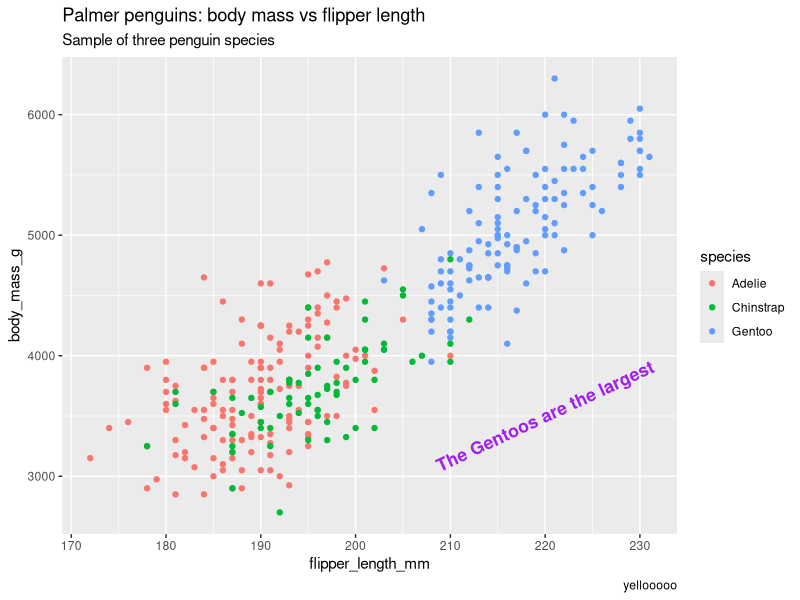
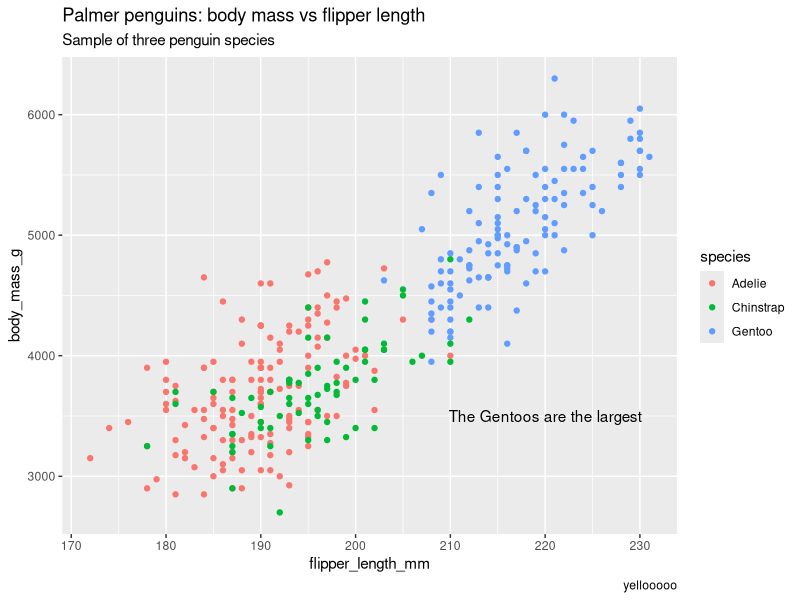

Reproduce these figures in R, in order.
#Annotations are a useful way to add notes to your plot. They help you explain the plot’s purpose, highlight important data points, or comment on any data trends or findings the plot illustrates.

library('ggplot2')
library('palmerpenguins')

#Titles, subtitles, captions
#Titles, subtitles, and captions are labels that we put outside of the grid of our plot to indicate important information.
ggplot(data=penguins)+
  geom_point(mapping=aes(x=flipper_length_mm, y=body_mass_g,color=species))+
  labs(title = "Palmer penguins: body mass vs flipper length", subtitle = 'Sample of three penguin species', caption ='yellooooo')+
  annotate('text', x=220, y=3500, label='The Gentoos are the largest', color='purple',fontface='bold', size=4.5, angle=25)

#If we want to put text inside the grid to call out specific data points, we can use the annotate function. We can customize our annotation even more.
#we can change the color of our text,  We can also change the font style and size of our text. Use font face and size to write the code.We can even change the angle of our text.

#Our code is long,  If you want to use less code, you can store your plot as a variable in R.

p <- ggplot(data=penguins)+
  geom_point(mapping=aes(x=flipper_length_mm, y=body_mass_g,color=species))+
  labs(title = "Palmer penguins: body mass vs flipper length", subtitle = 'Sample of three penguin species', caption ='yellooooo')

#instead of writing code again, we can call p
p+annotate('text', x=220, y=3500, label='The Gentoos are the largest')

#Labels and annotations can be really helpful when it comes to highlighting important parts of your data and communicating key points.